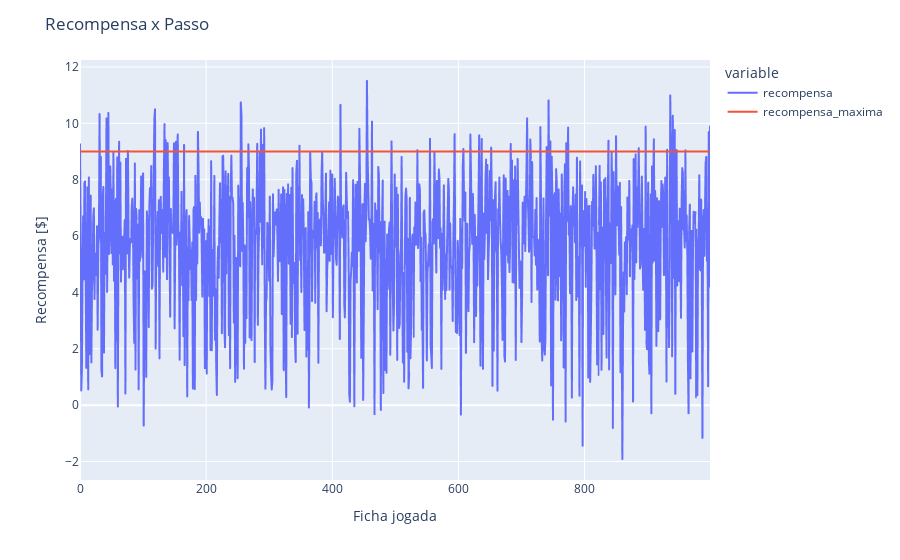

The cell this chart's notebook holds for it:
### Code cell
fig = px.line(res[['recompensa', 'recompensa_maxima']])
fig.update_layout({
    'title': 'Recompensa x Passo',
    'yaxis_title': 'Recompensa [$]',
    'xaxis_title': 'Ficha jogada',
})

### Figure 1 — Plotly figure (JSON) as saved in the notebook; plotly's stock layout.template omitted (floating-point values rounded to 4 significant figures; data arrays with more than 128 entries replaced by an {"elided": "..."} marker saying what was removed)
{"data": [{"hovertemplate": "variable=recompensa<br>ficha=%{x}<br>value=%{y}<extra></extra>", "legendgroup": "recompensa", "line": {"color": "#636efa", "dash": "solid"}, "mode": "lines", "name": "recompensa", "showlegend": true, "type": "scattergl", "x": {"elided": "1000 int values"}, "xaxis": "x", "y": {"elided": "1000 float values"}, "yaxis": "y"}, {"hovertemplate": "variable=recompensa_maxima<br>ficha=%{x}<br>value=%{y}<extra></extra>", "legendgroup": "recompensa_maxima", "line": {"color": "#EF553B", "dash": "solid"}, "mode": "lines", "name": "recompensa_maxima", "showlegend": true, "type": "scattergl", "x": {"elided": "1000 int values"}, "xaxis": "x", "y": {"elided": "1000 int values"}, "yaxis": "y"}], "layout": {"legend": {"title": {"text": "variable"}, "tracegroupgap": 0}, "margin": {"t": 60}, "title": {"text": "Recompensa x Passo"}, "xaxis": {"anchor": "y", "domain": [0, 1], "title": {"text": "Ficha jogada"}}, "yaxis": {"anchor": "x", "domain": [0, 1], "title": {"text": "Recompensa [$]"}}}}
